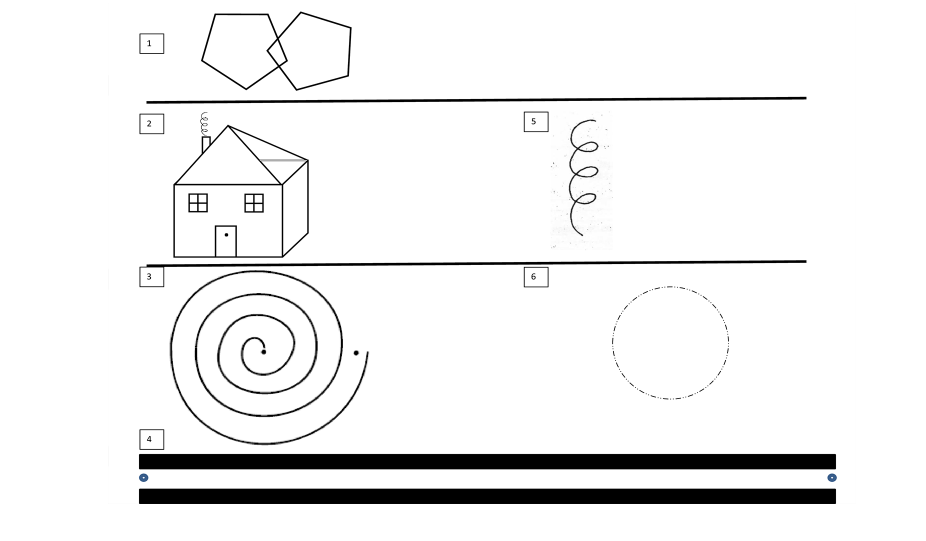
#> input picture thumbnail_plantilla_CapturaDraw.png, 1852 x 1082 px (shown at 1/2 size)
$ python spirala.py
#> lines starting #> are read from the running program, lines starting #| are printed output that depends on the picture; after the words box and inside, x2 and y2 are one past the last pixel; in counts of white or black regions, pixels touching at a corner belong together
import cv2
import numpy as np
import matplotlib.pyplot as plt
import pandas as pd

image_path = 'thumbnail_plantilla_CapturaDraw.png'
image = cv2.imread(image_path, cv2.IMREAD_GRAYSCALE)
#> image: shape (1082, 1852); min 0, max 255, mean 239.3

# pre detekciu tvarov
_, threshold = cv2.threshold(image, 128, 255, cv2.THRESH_BINARY_INV)
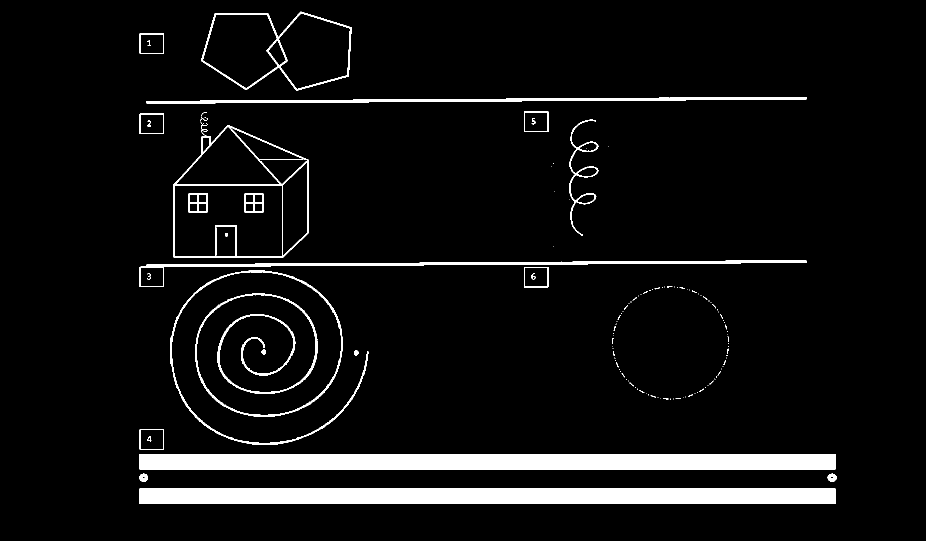
#> threshold: shape (1082, 1852) (shown at 1/2 size); 6.2% white; 125 white regions (97 under 20 px)

# Detekcia kontúr
contours, _ = cv2.findContours(threshold, cv2.RETR_TREE, cv2.CHAIN_APPROX_SIMPLE)
#> contours = 157 contours, 105 with area under 20; largest, box (x1, y1, x2, y2) and area: (347, 250, 617, 515) 58262, (278, 977, 1672, 1008) 41788, (278, 908, 1672, 939) 41788, (402, 23, 703, 181) 35181, (349, 370, 565, 514) 28073

# Najdenie najvacsej kontury-spiraly
spiral_contour = max(contours, key=cv2.contourArea)
#> spiral_contour = contour of 171 points, box (x1, y1, x2, y2) (347, 250, 617, 515), area 58262

x, y, w, h = cv2.boundingRect(spiral_contour)
#> x = 347; y = 250; w = 270; h = 265


spiral_image = cv2.cvtColor(image, cv2.COLOR_GRAY2BGR)
cv2.rectangle(spiral_image, (x, y), (x + w, y + h), (255, 255, 255), 2)
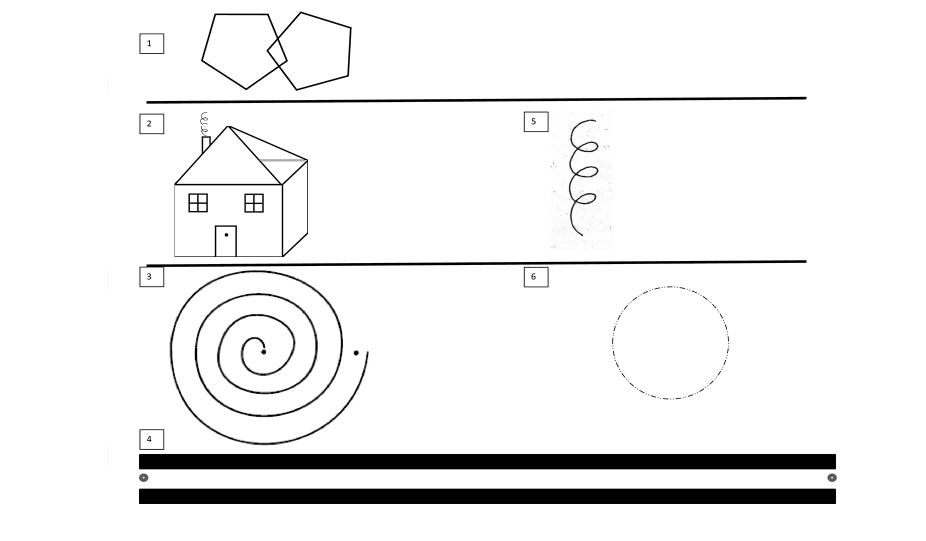
#> spiral_image: shape (1082, 1852, 3) (shown at 1/2 size); min 0, max 255, mean 239.4

plt.imshow(spiral_image)
plt.title("Detekovaná špirála")
plt.show()

center_x, center_y = x + w // 2, y + h // 2
#> center_x = 482; center_y = 382
print(f"Stred špirály: ({center_x}, {center_y})")
#| Stred špirály: (482, 382)
print(f"Rozmery špirály: šírka = {w}, výška = {h}")
#| Rozmery špirály: šírka = 270, výška = 265


data_path = 'data.csv'
#> (the run stopped early here; a loop or call above may not have finished)
